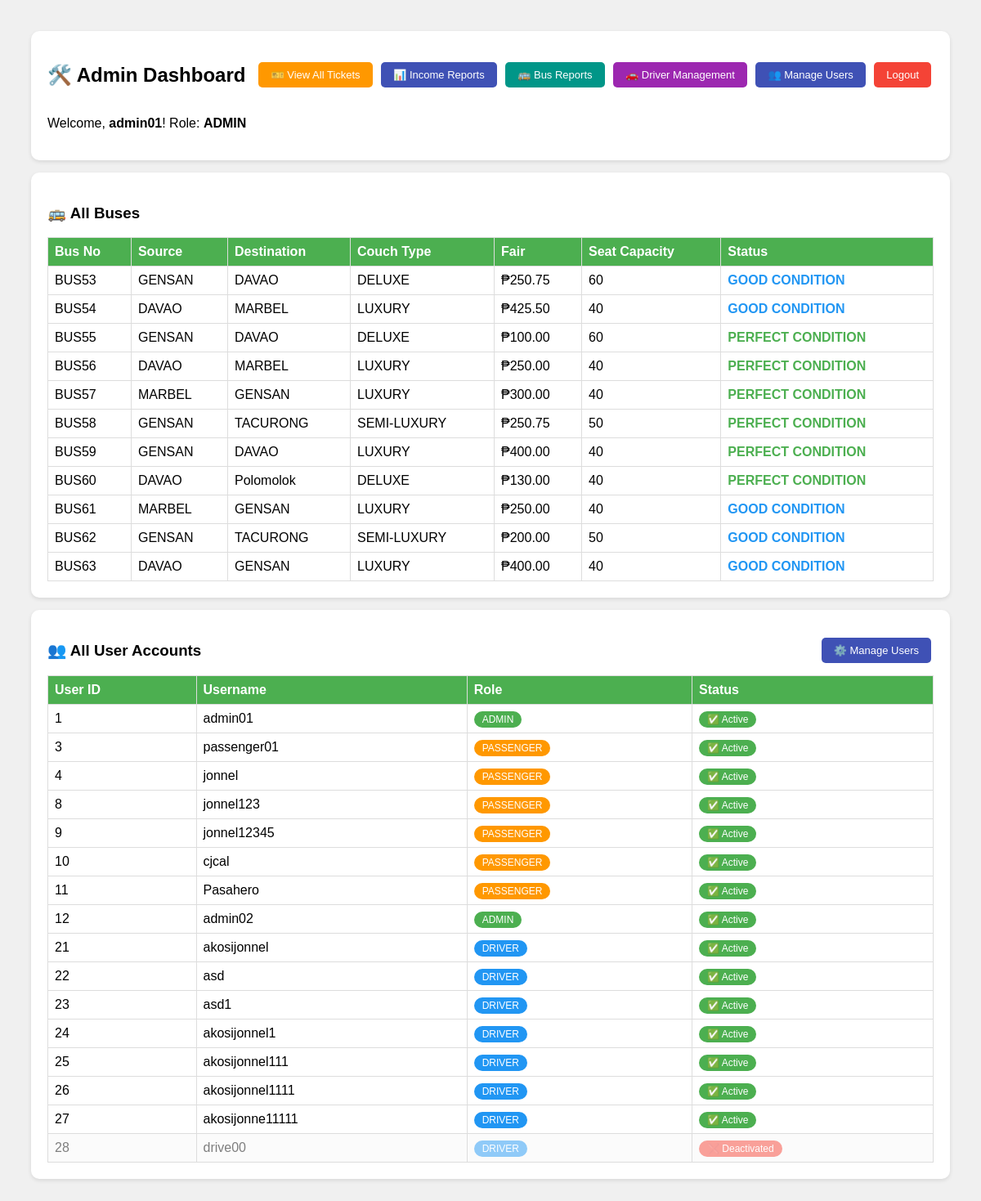
The app's page /bus_management/admin_dashboard.php (signed in) with its own data.
### tables this page shows
CREATE TABLE `bus` (
  `Bus_no` varchar(10) NOT NULL,
  `Source` varchar(50) DEFAULT NULL,
  `Destination` varchar(50) DEFAULT NULL,
  `Couch_type` varchar(26) DEFAULT NULL,
  `Fair` decimal(10,2) DEFAULT NULL,
  `SeatCapacity` int(11) DEFAULT NULL,
  `Manufacture_year` int(11) DEFAULT NULL,
  `Status` varchar(20) DEFAULT NULL
);

CREATE TABLE `users` (
  `User_ID` int(11) NOT NULL,
  `Username` varchar(50) NOT NULL,
  `Password` varchar(255) NOT NULL,
  `Role` enum('admin','driver','passenger') NOT NULL,
  `is_active` tinyint(1) DEFAULT 1
);

### bus_management/admin_dashboard.php (the view, shortened to what this page needs)
<?php
require 'config.php';
?>
<!DOCTYPE html>
<html>
<head>
</head>
<body>
<div class="card">
    <div class="header-bar">
        <h2>🛠️ Admin Dashboard</h2>
        <div>
            <a href="tickets.php" class="btn btn-orange">🎫 View All Tickets</a>
            <a href="reports.php" class="btn btn-indigo">📊 Income Reports</a>
            <a href="bus_report.php" class="btn btn-teal">🚌 Bus Reports</a>
            <a href="drivers.php" class="btn btn-purple">🚗 Driver Management</a>
            <a href="manage_users.php" class="btn btn-indigo">👥 Manage Users</a>
            <a href="logout.php" class="btn btn-red">Logout</a>
        </div>
    </div>
    <p>Welcome, <strong><?php echo $_SESSION['username']; ?></strong>! Role: <strong>ADMIN</strong></p>
</div>
<div class="card">
    <h3>🚌 All Buses</h3>
    <table>
        <tr>
            <th>Bus No</th>
            <th>Source</th>
            <th>Destination</th>
            <th>Couch Type</th>
            <th>Fair</th>
            <th>Seat Capacity</th>
            <th>Status</th>
        </tr>
        <?php
        $busResult = mysqli_query($conn, "SELECT * FROM Bus ORDER BY Bus_no ASC");
        if (mysqli_num_rows($busResult) == 0) {
            echo "<tr><td colspan='8' style='color:gray; text-align:center;'>No buses found.</td></tr>";
        } else {
            while ($row = mysqli_fetch_assoc($busResult)) {
                if ($row['Status'] == 'PERFECT CONDITION') $statusColor = 'color:#4CAF50; font-weight:bold;';
                elseif ($row['Status'] == 'GOOD CONDITION') $statusColor = 'color:#2196F3; font-weight:bold;';
                elseif ($row['Status'] == 'UNDER MAINTENANCE') $statusColor = 'color:#FF9800; font-weight:bold;';
                else $statusColor = 'color:#f44336; font-weight:bold;';
                echo "<tr>
                    <td>{$row['Bus_no']}</td>
                    <td>{$row['Source']}</td>
                    <td>{$row['Destination']}</td>
                    <td>{$row['Couch_type']}</td>
                    <td>₱{$row['Fair']}</td>
                    <td>{$row['SeatCapacity']}</td>
                    <td style='$statusColor'>{$row['Status']}</td>
                </tr>";
            }
        }
        ?>
    </table>
</div>
<div class="card">
    <div class="header-bar">
        <h3>👥 All User Accounts</h3>
        <a href="manage_users.php" class="btn btn-indigo">⚙️ Manage Users</a>
    </div>
    <table>
        <tr>
            <th>User ID</th>
            <th>Username</th>
            <th>Role</th>
            <th>Status</th>
        </tr>
        <?php
        $result = mysqli_query($conn, "
            SELECT User_ID, Username, Role, is_active
            FROM users
            ORDER BY User_ID ASC
        ");
        if (mysqli_num_rows($result) == 0) {
            echo "<tr><td colspan='4' style='color:gray; text-align:center;'>No users registered yet.</td></tr>";
        } else {
            while ($row = mysqli_fetch_assoc($result)) {
                if ($row['Role'] == 'admin') $color = '#4CAF50';
                elseif ($row['Role'] == 'driver') $color = '#2196F3';
                else $color = '#FF9800';
                $rowStyle = $row['is_active'] ? '' : 'class="inactive-row"';
                $activeStatus = $row['is_active']
                    ? '<span style="background:#4CAF50; color:white; padding:3px 10px; border-radius:10px; font-size:12px;">✅ Active</span>'
                    : '<span style="background:#f44336; color:white; padding:3px 10px; border-radius:10px; font-size:12px;">❌ Deactivated</span>';
                echo "<tr $rowStyle>
                    <td>{$row['User_ID']}</td>
                    <td>{$row['Username']}</td>
                    <td><span style='background:{$color}; color:white; padding:3px 10px; border-radius:10px; font-size:12px;'>"
                        . strtoupper($row['Role']) .
                    "</span></td>
                    <td>$activeStatus</td>
                </tr>";
            }
        }
        ?>
    </table>
</div>
</body>
</html>

### bus_management/admin_dashboard.php (style rules this page uses)
body { font-family: Arial; background: #f0f0f0; padding: 30px; }
.card { background: white; padding: 20px; border-radius: 10px; margin-bottom: 15px; box-shadow: 0 2px 5px rgba(0,0,0,0.1); }
table { width: 100%; border-collapse: collapse; }
th, td { border: 1px solid #ddd; padding: 8px; text-align: left; }
th { background: #4CAF50; color: white; }
.btn { padding: 8px 15px; border-radius: 5px; text-decoration: none; color: white; display: inline-block; margin: 3px; font-size: 13px; }
.btn-red { background: #f44336; }
.btn-purple { background: #9C27B0; }
.btn-orange { background: #FF9800; }
.btn-teal { background: #009688; }
.btn-indigo { background: #3F51B5; }
.header-bar { display: flex; justify-content: space-between; align-items: center; flex-wrap: wrap; gap: 10px; }
.inactive-row { opacity: 0.5; background: #f8f8f8 !important; }

### records on screen
bus: Bus_no "BUS53", Source "GENSAN", Destination "DAVAO", Couch_type "DELUXE", Fair "250.75", SeatCapacity "60", Status "GOOD CONDITION"
bus: Bus_no "BUS54", Source "DAVAO", Destination "MARBEL", Couch_type "LUXURY", Fair "425.50", SeatCapacity "40", Status "GOOD CONDITION"
bus: Bus_no "BUS55", Source "GENSAN", Destination "DAVAO", Couch_type "DELUXE", Fair "100.00", SeatCapacity "60", Status "PERFECT CONDITION"
bus: Bus_no "BUS56", Source "DAVAO", Destination "MARBEL", Couch_type "LUXURY", Fair "250.00", SeatCapacity "40", Status "PERFECT CONDITION"
bus: Bus_no "BUS57", Source "MARBEL", Destination "GENSAN", Couch_type "LUXURY", Fair "300.00", SeatCapacity "40", Status "PERFECT CONDITION"
bus: Bus_no "BUS58", Source "GENSAN", Destination "TACURONG", Couch_type "SEMI-LUXURY", Fair "250.75", SeatCapacity "50", Status "PERFECT CONDITION"
bus: Bus_no "BUS59", Source "GENSAN", Destination "DAVAO", Couch_type "LUXURY", Fair "400.00", SeatCapacity "40", Status "PERFECT CONDITION"
bus: Bus_no "BUS60", Source "DAVAO", Destination "Polomolok", Couch_type "DELUXE", Fair "130.00", SeatCapacity "40", Status "PERFECT CONDITION"
bus: Bus_no "BUS61", Source "MARBEL", Destination "GENSAN", Couch_type "LUXURY", Fair "250.00", SeatCapacity "40", Status "GOOD CONDITION"
bus: Bus_no "BUS62", Source "GENSAN", Destination "TACURONG", Couch_type "SEMI-LUXURY", Fair "200.00", SeatCapacity "50", Status "GOOD CONDITION"
bus: Bus_no "BUS63", Source "DAVAO", Destination "GENSAN", Couch_type "LUXURY", Fair "400.00", SeatCapacity "40", Status "GOOD CONDITION"
users: User_ID "1", Username "admin01", Role "ADMIN", is_active "✅ Active"
users: User_ID "3", Username "passenger01", Role "PASSENGER", is_active "✅ Active"
users: User_ID "4", Username "jonnel", Role "PASSENGER", is_active "✅ Active"
users: User_ID "8", Username "jonnel123", Role "PASSENGER", is_active "✅ Active"
users: User_ID "9", Username "jonnel12345", Role "PASSENGER", is_active "✅ Active"
users: User_ID "10", Username "cjcal", Role "PASSENGER", is_active "✅ Active"
users: User_ID "11", Username "Pasahero", Role "PASSENGER", is_active "✅ Active"
users: User_ID "12", Username "admin02", Role "ADMIN", is_active "✅ Active"
users: User_ID "21", Username "akosijonnel", Role "DRIVER", is_active "✅ Active"
users: User_ID "22", Username "asd", Role "DRIVER", is_active "✅ Active"
users: User_ID "23", Username "asd1", Role "DRIVER", is_active "✅ Active"
users: User_ID "24", Username "akosijonnel1", Role "DRIVER", is_active "✅ Active"
users: User_ID "25", Username "akosijonnel111", Role "DRIVER", is_active "✅ Active"
users: User_ID "26", Username "akosijonnel1111", Role "DRIVER", is_active "✅ Active"
users: User_ID "27", Username "akosijonne11111", Role "DRIVER", is_active "✅ Active"
users: User_ID "28", Username "drive00", Role "DRIVER", is_active "❌ Deactivated"

### other values on screen
$_SESSION['username'] "admin01"
